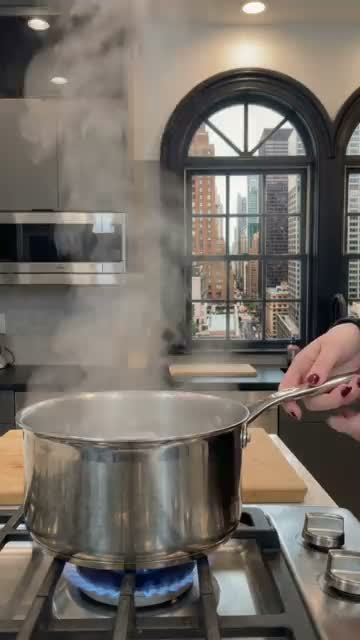
#> input picture media/reel/broll-1.jpg, 360 x 640 px
$ python -i folha.py   (imports and definitions only)
#> lines starting #> are read from the running program, lines starting #| are printed output that depends on the picture
import subprocess, glob, os, json
from PIL import Image, ImageDraw
# [1 line not run here, left out]
ids = [f[len(OUT)+1:-4] for f in sorted(glob.glob(OUT + "/*.mp4"))]
def key(i):
    g = i.split("-")[0]; n = i.split("-")[1] if i.split("-")[1].isdigit() else 0
    return (["avatar","ugc","insert","personagem","produto","broll","seq"].index(g), int(n) if str(n).isdigit() else 0, i)
# [1 line not run here, left out]
def dur(p):
    return float(subprocess.run(["ffprobe","-v","error","-show_entries","format=duration","-of","csv=p=0",p],capture_output=True,text=True).stdout)
TH = 200
rows = []
# [11 lines not run here, left out]
def sheet(sel, name):
    W = 1900
    # cada linha: rótulo + frames
    ys = []; imgs = []
    for i, ims in sel:
        w = sum(im.width for im in ims) + 6*len(ims) + 120
        imgs.append((i, ims, w))
    # empacota linhas em colunas
    maxw = max(w for _,_,w in imgs)
    cols = max(1, W // maxw)
    colw = W // cols
    H = ((len(imgs) + cols - 1)//cols) * (TH + 6) + 4
    sh = Image.new("RGB", (W, H), (20,20,24)); dr = ImageDraw.Draw(sh)
    for k, (i, ims, w) in enumerate(imgs):
        cx = (k % cols) * colw; cy = (k // cols) * (TH + 6) + 2
        dr.text((cx+2, cy+4), i, fill=(255,255,255))
        x = cx + 120
        for im in ims:
            sh.paste(im, (x, cy)); x += im.width + 6
    sh.save(f"{T}/{name}.jpg", quality=88)
grupos = {"avatar":[], "ugc":[], "insert":[], "personagem":[], "produto":[], "broll":[], "seq":[]}
# [3 lines not run here, left out]

>>> import cv2
>>> picture = cv2.imread('../../media/reel/broll-1.jpg', cv2.IMREAD_GRAYSCALE)
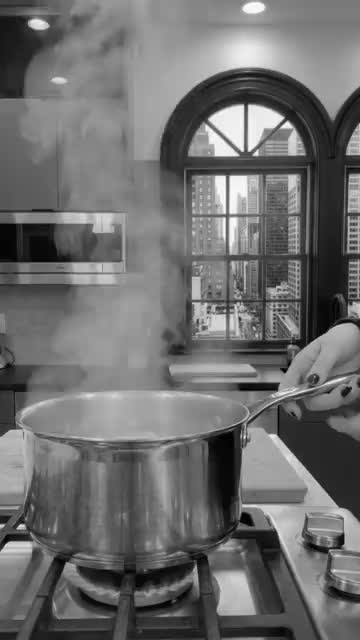
#> picture: shape (640, 360); min 0, max 255, mean 109.4
#> (the run stopped early here; a loop or call above may not have finished)

$ run again, on media/reel/broll-5.jpg
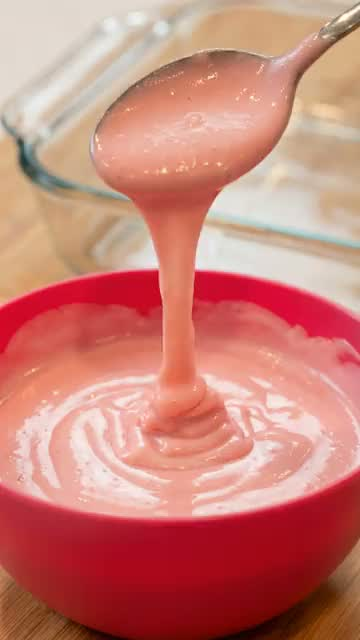
#> input picture media/reel/broll-5.jpg, 360 x 640 px
#> `picture = cv2.imread('../../media/reel/broll-1.jpg', cv2.IMREAD_GRAYSC..`:
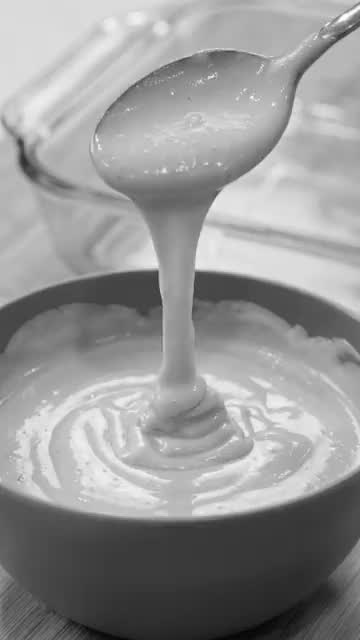
#> picture: shape (640, 360); min 2, max 255, mean 149.4

$ run again, on media/reel/broll-6.jpg
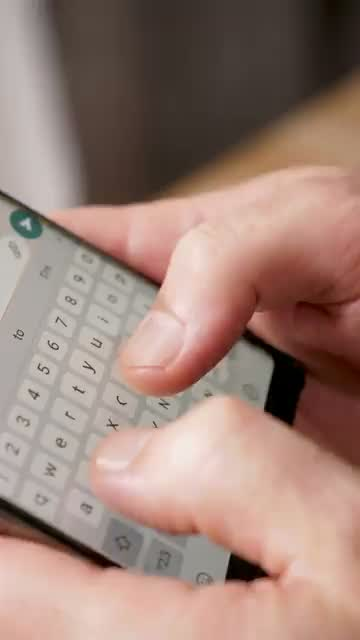
#> input picture media/reel/broll-6.jpg, 360 x 640 px
#> `picture = cv2.imread('../../media/reel/broll-1.jpg', cv2.IMREAD_GRAYSC..`:
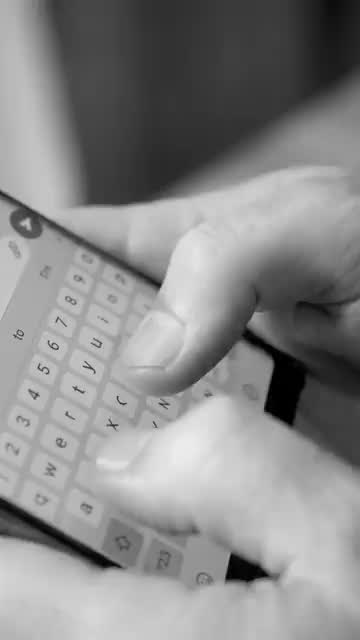
#> picture: shape (640, 360); min 0, max 236, mean 136.4
